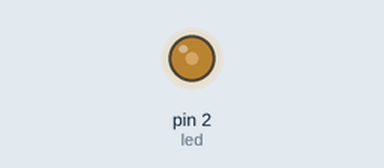
Bench run of a sketch on a simulated Arduino Uno, built with avr-gcc and run on an emulated ATmega328P. On the bench: output pins drawn as LEDs (lit = HIGH).

Above: at 0.1 s.
Timing chart, 0 to 1.6 s (numbered marks = the images above):
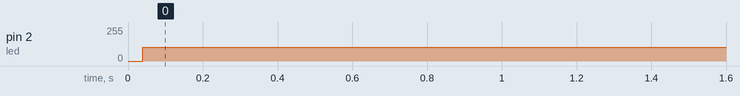

The sketch:

led_on_off_test.ino
```cpp
int led=2;
void setup()
{
 pinMode(led,OUTPUT);
}

void loop()
{

digitalWrite(led,HIGH);
digitalWrite(led,LOW);

}
```

Measured:
- by itself, pin 2 (led): 0/255 → 103/255 at 0.04 s
